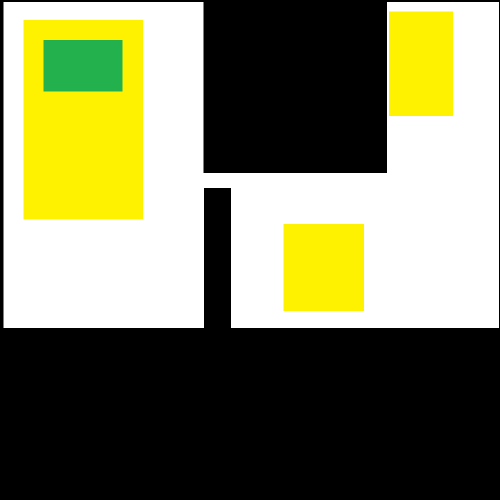
#> input picture Penvs/Env1.png, 1000 x 1000 px, found by its file name (shown at 1/2 size)
$ python main_test.py
#> lines starting #> are read from the running program, lines starting #| are printed output that depends on the picture; after the words box and inside, x2 and y2 are one past the last pixel; in counts of white or black regions, pixels touching at a corner belong together
import config
import time
import numpy as np
import matplotlib.pyplot as plt
import matplotlib.animation as animation
from matplotlib.patches import Circle
from scipy.spatial import KDTree

# ---------------- Environment Class ----------------
class Environment:
    def __init__(self, map_filename, grass_generation_rate, leaves_generation_rate):
        # Read the map PNG. Assume image is normalized (0-1).
        self.map_data = plt.imread(map_filename)
        # Create masks based on color.
        # Obstacles: black pixels (all channels < 0.1)
        self.obstacle_mask = np.all(self.map_data < 0.1, axis=2)
        # Grass regions: yellow (red and green high, blue low)
        self.grass_mask = np.logical_and(
            np.logical_and(self.map_data[:, :, 0] > 0.9, self.map_data[:, :, 1] > 0.9),
            self.map_data[:, :, 2] < 0.1
        )
        # Tree regions: green (green high, red and blue low)
        self.tree_mask = np.logical_and(
            np.logical_and(self.map_data[:, :, 0] < 0.1, self.map_data[:, :, 1] > 0.9),
            self.map_data[:, :, 2] < 0.1
        )
        # Define a water source manually (x, y, radius). Here, center water.
        height, width, _ = self.map_data.shape
        self.water_source = (width // 2, height // 2, 50)
        self.grass_generation_rate = grass_generation_rate
        self.leaves_generation_rate = leaves_generation_rate
        # Pre-calculate indices (row, col) for grass and tree regions.
        self.grass_indices = np.argwhere(self.grass_mask)
        self.tree_indices = np.argwhere(self.tree_mask)
        # Dynamic vegetation: store points as [x, y]
        self.grass_points = []
        self.leaf_points = []

    def update(self):
        # Generate new grass points.
        num_new_grass = int(self.grass_generation_rate)
        if len(self.grass_indices) > 0 and num_new_grass > 0:
            choices = self.grass_indices[np.random.choice(len(self.grass_indices), num_new_grass, replace=True)]
            for pt in choices:
                # Convert (row, col) to (x, y)
                self.grass_points.append([pt[1], pt[0]])
        # Generate new leaf points.
        num_new_leaves = int(self.leaves_generation_rate)
        if len(self.tree_indices) > 0 and num_new_leaves > 0:
            choices = self.tree_indices[np.random.choice(len(self.tree_indices), num_new_leaves, replace=True)]
            for pt in choices:
                self.leaf_points.append([pt[1], pt[0]])

    def get_extent(self):
        # Returns [xmin, xmax, ymin, ymax] for imshow.
        height, width, _ = self.map_data.shape
        return [0, width, 0, height]

# ---------------- Brain and Agent Classes ----------------
class Brain:
    def __init__(self, input_size: int, output_size: int):
        self.input_size = input_size
        self.output_size = output_size
        # Placeholder: random linear weights.
        self.weights = np.random.randn(input_size, output_size)

    def forward(self, inputs: np.ndarray) -> np.ndarray:
        return np.dot(inputs, self.weights)

def prepare_eye_input(detection_result, vision_limit):
    """
    Converts a detection result (distance, signed_angle) or None
    into a 3-element vector: [detection_flag, distance, angle].
    """
    if detection_result is None:
        return np.array([0, vision_limit, 0])
    else:
        distance, angle = detection_result
        return np.array([1, distance, angle])

class StaticTraits:
    def __init__(self, position: np.ndarray, max_size: float, max_speed: float,
                 left_eye_params: tuple, right_eye_params: tuple,
                 vision_limit: float, brain: Brain):
        """
        left_eye_params and right_eye_params: (angle_offset, aperture)
        angle_offset is in radians (relative to creature's heading),
        and aperture is the total field-of-view for that eye.
        """
        self.position = position
        self.max_size = max_size
        self.max_speed = max_speed
        self.left_eye_params = left_eye_params
        self.right_eye_params = right_eye_params
        self.vision_limit = vision_limit
        self.brain = brain

    def get_heading(self):
        # Returns normalized heading from velocity if available; else default to (1, 0).
        if hasattr(self, 'speed') and np.linalg.norm(self.speed) > 0:
            return self.speed / np.linalg.norm(self.speed)
        else:
            return np.array([1.0, 0.0])

    def think(self, input_vector: np.ndarray) -> np.ndarray:
        return self.brain.forward(input_vector)

class Creature(StaticTraits):
    def __init__(self, position: np.ndarray, max_size: float, max_speed: float,
                 left_eye_params: tuple, right_eye_params: tuple,
                 vision_limit: float, brain: Brain, speed: np.ndarray,
                 hunger: float, thirst: float, color: np.ndarray):
        super().__init__(position, max_size, max_speed,
                         left_eye_params, right_eye_params, vision_limit, brain)
        self.speed = speed      # 2D velocity vector.
        self.hunger = hunger
        self.thirst = thirst
        self.color = color      # 3-element RGB vector.

# ---------------- Simulation Class ----------------
class Simulation:
    def __init__(self, creatures, environment):
        self.creatures = creatures
        self.env = environment
        self.kd_tree = self.build_kdtree()

    def build_kdtree(self) -> KDTree:
        positions = [creature.position for creature in self.creatures]
        return KDTree(positions)

    def update_kdtree(self):
        self.kd_tree = self.build_kdtree()

    def efficient_detect_target(self, creature: StaticTraits, eye_params: tuple, noise_std: float = 0.0):
        """
        Uses the specified eye (given by eye_params: (angle_offset, aperture))
        to detect a target. The eye's viewing direction is computed by rotating
        the creature's heading by the eye's angle_offset. A signed angle is computed
        (using arctan2) so that targets to the left and right yield different signs.
        Returns (distance, signed_angle) if a valid target is found, else None.
        """
        eye_position = creature.position  # Eye is at creature's position.
        heading = creature.get_heading()
        angle_offset, aperture = eye_params
        # Rotate the heading by angle_offset:
        cos_offset = np.cos(angle_offset)
        sin_offset = np.sin(angle_offset)
        eye_direction = np.array([
            heading[0]*cos_offset - heading[1]*sin_offset,
            heading[0]*sin_offset + heading[1]*cos_offset
        ])
        candidate_indices = self.kd_tree.query_ball_point(eye_position, creature.vision_limit)
        best_distance = float('inf')
        detected_info = None
        for idx in candidate_indices:
            target = self.creatures[idx]
            if target is creature:
                continue
            target_vector = target.position - eye_position
            distance = np.linalg.norm(target_vector)
            if distance == 0 or distance > creature.vision_limit:
                continue
            target_direction = target_vector / distance
            dot = np.dot(eye_direction, target_direction)
            # Compute signed angle using arctan2.
            det = eye_direction[0]*target_direction[1] - eye_direction[1]*target_direction[0]
            angle = np.arctan2(det, dot)
            # Accept only targets within half the aperture.
            if abs(angle) > (aperture / 2):
                continue
            if noise_std > 0:
                distance += np.random.normal(0, noise_std)
                angle += np.random.normal(0, noise_std)
            if distance < best_distance:
                best_distance = distance
                detected_info = (distance, angle)
        return detected_info

    def step(self, dt: float, noise_std: float = 0.0):
        # For each creature, perceive using both eyes, decide, and update velocity.
        for creature in self.creatures:
            left_detection = self.efficient_detect_target(creature, creature.left_eye_params, noise_std)
            right_detection = self.efficient_detect_target(creature, creature.right_eye_params, noise_std)
            left_eye_input = prepare_eye_input(left_detection, creature.vision_limit)
            right_eye_input = prepare_eye_input(right_detection, creature.vision_limit)
            brain_input = np.concatenate([
                np.array([creature.hunger, creature.thirst]),
                creature.speed,
                left_eye_input,
                right_eye_input
            ])
            decision = creature.think(brain_input)
            delta_angle, delta_speed = decision

            # Update velocity: rotate current heading by delta_angle and adjust speed.
            current_speed = creature.speed
            current_speed_mag = np.linalg.norm(current_speed)
            if current_speed_mag == 0:
                current_direction = np.array([1.0, 0.0])
            else:
                current_direction = current_speed / current_speed_mag

            cos_angle = np.cos(delta_angle)
            sin_angle = np.sin(delta_angle)
            new_direction = np.array([
                current_direction[0]*cos_angle - current_direction[1]*sin_angle,
                current_direction[0]*sin_angle + current_direction[1]*cos_angle
            ])
            new_speed_mag = np.clip(current_speed_mag + delta_speed, 0, creature.max_speed)
            creature.speed = new_direction * new_speed_mag

        # Move all creatures.
        for creature in self.creatures:
            creature.position += creature.speed * dt

        self.update_kdtree()
        # Update vegetation in the environment.
        self.env.update()

    def run_and_visualize(self, dt: float, noise_std: float,
                          frames: int, save_filename: str = "simulation.mp4"):
        """
        Runs the simulation for a number of frames and creates an animation.
        Draws:
          - The environment map (semi-transparent).
          - The water source as a blue circle.
          - Vegetation: grass (light green dots with thin black outlines)
            and leaves (dark green dots with thin black outlines).
          - Creatures as colored dots with heading arrows.
        Prints progress every 10 frames.
        """
        fig, ax = plt.subplots(figsize=(8, 8))
        extent = self.env.get_extent()
        ax.set_xlim(extent[0], extent[1])
        ax.set_ylim(extent[2], extent[3])
        ax.set_title("Evolution Simulation")

        # Display environment map.
        ax.imshow(self.env.map_data, extent=extent, alpha=0.3)

        # Draw water source.
        water_x, water_y, water_r = self.env.water_source
        water_circle = Circle((water_x, water_y), water_r, color='blue', alpha=0.3)
        ax.add_patch(water_circle)

        # Initial creature positions.
        positions = np.array([creature.position for creature in self.creatures])
        colors = [creature.color for creature in self.creatures]
        scat = ax.scatter(positions[:, 0], positions[:, 1], c=colors, s=20)
        # Quiver for creature heading.
        U, V = [], []
        for creature in self.creatures:
            if np.linalg.norm(creature.speed) > 0:
                U.append(creature.speed[0])
                V.append(creature.speed[1])
            else:
                U.append(0)
                V.append(0)
        quiv = ax.quiver(positions[:, 0], positions[:, 1], U, V,
                         color='black', scale=20, width=0.005)

        # Scatter plots for vegetation.
        grass_scat = ax.scatter([], [], c='lightgreen', edgecolors='black', s=20)
        leaves_scat = ax.scatter([], [], c='darkgreen', edgecolors='black', s=20)

        def update(frame):
            self.step(dt, noise_std)
            # Update creature positions.
            positions = np.array([creature.position for creature in self.creatures])
            scat.set_offsets(positions)
            U, V = [], []
            for creature in self.creatures:
                if np.linalg.norm(creature.speed) > 0:
                    U.append(creature.speed[0])
                    V.append(creature.speed[1])
                else:
                    U.append(0)
                    V.append(0)
            quiv.set_offsets(positions)
            quiv.set_UVC(U, V)
            # Update vegetation scatter data.
            if len(self.env.grass_points) > 0:
                grass_scat.set_offsets(np.array(self.env.grass_points))
            if len(self.env.leaf_points) > 0:
                leaves_scat.set_offsets(np.array(self.env.leaf_points))
            if frame % 10 == 0:
                print(f"Frame {frame} / {frames}")
            return scat, quiv, grass_scat, leaves_scat

        ani = animation.FuncAnimation(fig, update, frames=frames, interval=50, blit=True)
        ani.save(save_filename, writer="ffmpeg", dpi=200)
        plt.close(fig)

# ---------------- Main Execution ----------------
if __name__ == "__main__":
    start_time = time.time()
    num_creatures = 200
    simulation_space = 1000
    creatures = []
    # Brain input: 10-dimensional; output: [delta_angle, delta_speed]
    input_size = 10
    output_size = 2
    # Define eye parameters: (angle_offset in radians, aperture in radians)
    left_eye_params = (np.radians(30), np.radians(60))    # Left eye: +30° offset, 60° aperture.
    right_eye_params = (np.radians(-30), np.radians(60))    # Right eye: -30° offset, 60° aperture.
    for _ in range(num_creatures):
        pos = np.random.rand(2) * simulation_space
        speed = (np.random.rand(2) - 0.5) * 5
        max_size = 10.0
        max_speed = 5.0
        vision_limit = 100.0
        brain = Brain(input_size, output_size)
        hunger = np.random.rand() * 10
        thirst = np.random.rand() * 10
        color = np.random.rand(3)  # Random RGB color.
        creature = Creature(pos, max_size, max_speed,
                            left_eye_params, right_eye_params,
                            vision_limit, brain, speed, hunger, thirst, color)
        creatures.append(creature)

    # Create environment from a PNG map.
    # (Ensure 'map.png' exists with black (walls), yellow (grass), green (trees))
    env = Environment("Penvs\\Env1.png", grass_generation_rate=5, leaves_generation_rate=3)
#> in __init__, self.map_data is the input picture: shape (1000, 1000, 4) float32; mean R, G, B, A 0.491, 0.493, 0.36, 1
#> in __init__, `self.obstacle_mask = np.all(self.map_data < 0.1, axis=2)`: self.obstacle_mask: shape (1000, 1000) bool; every value is 0
#> in __init__, `self.grass_mask = np.logical_and( np.logical_and(self.map_data[:, :, 0..`:
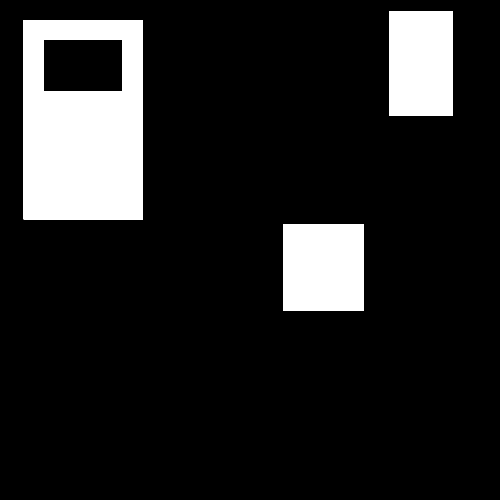
#> self.grass_mask: shape (1000, 1000) bool (shown at 1/2 size); 13.4% white; 3 white regions, box (x1, y1, x2, y2) and area: (47, 40, 286, 439) 79087, (567, 448, 728, 622) 28014, (778, 23, 906, 232) 26752
#> in __init__, `self.grass_indices = np.argwhere(self.grass_mask)`: self.grass_indices = 133853 pairs, first value 23 to 621, second value 47 to 905
#> in __init__, `self.tree_indices = np.argwhere(self.tree_mask)`: self.tree_indices = empty array
    sim = Simulation(creatures, env)

    noise_std = 0.5
    dt = 1.0
    frames = 200
    sim.run_and_visualize(dt, noise_std, frames, save_filename="outputs/simulation.mp4")
#> in update, `choices = self.grass_indices[np.random.choice(len(self.grass_indices),..`: choices = [[507, 601], [98, 249], [405, 60], [288, 137], [111, 892]]
#> the loop in update, `for pt in choices:` made 5 passes
#> after the loop in update, `for pt in choices:`: self.grass_points = [[601, 507], [249, 98], [60, 405], [137, 288], [892, 111]]
#> the loop in update (call 2), `for pt in choices:` made 5 passes
#> pt on passes 1 to 5: [339, 111], [165, 780], [31, 847], [55, 812], [377, 252]
#> (the run stopped early here; a loop or call above may not have finished)

$ run again, with Penvs/Env2.png copied over Penvs/Env1.png
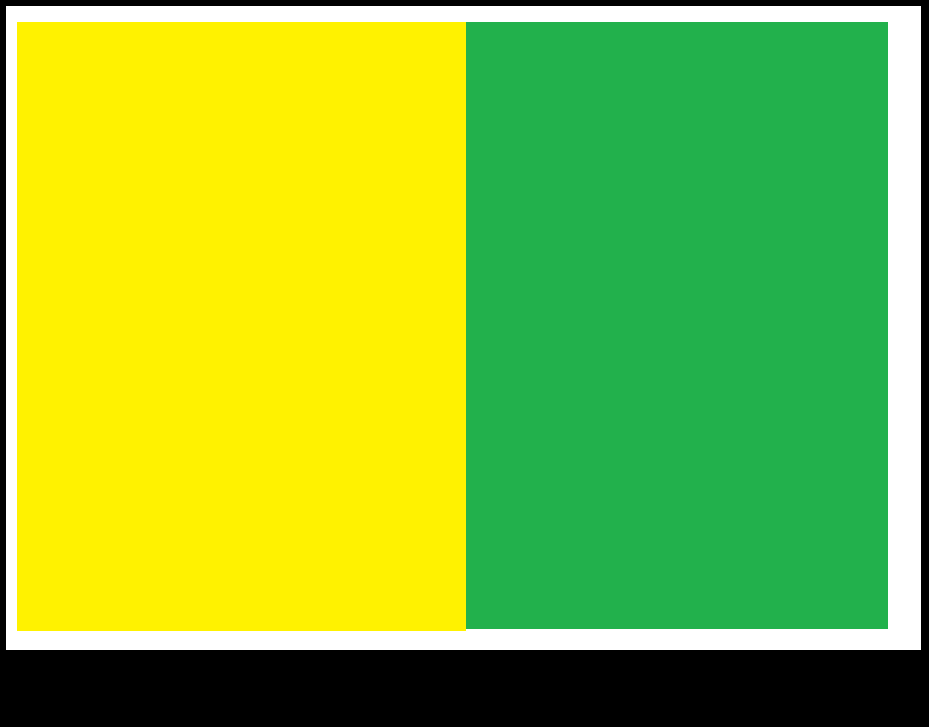
#> input picture Penvs/Env2.png, 929 x 727 px, found by its file name
#> in __init__, self.map_data is the input picture: shape (727, 929, 4) float32; mean R, G, B, A 0.544, 0.732, 0.201, 1
#> self.obstacle_mask: shape (727, 929) bool; every value is 0
#> in __init__, `self.grass_mask = np.logical_and( np.logical_and(self.map_data[:, :, 0..`:
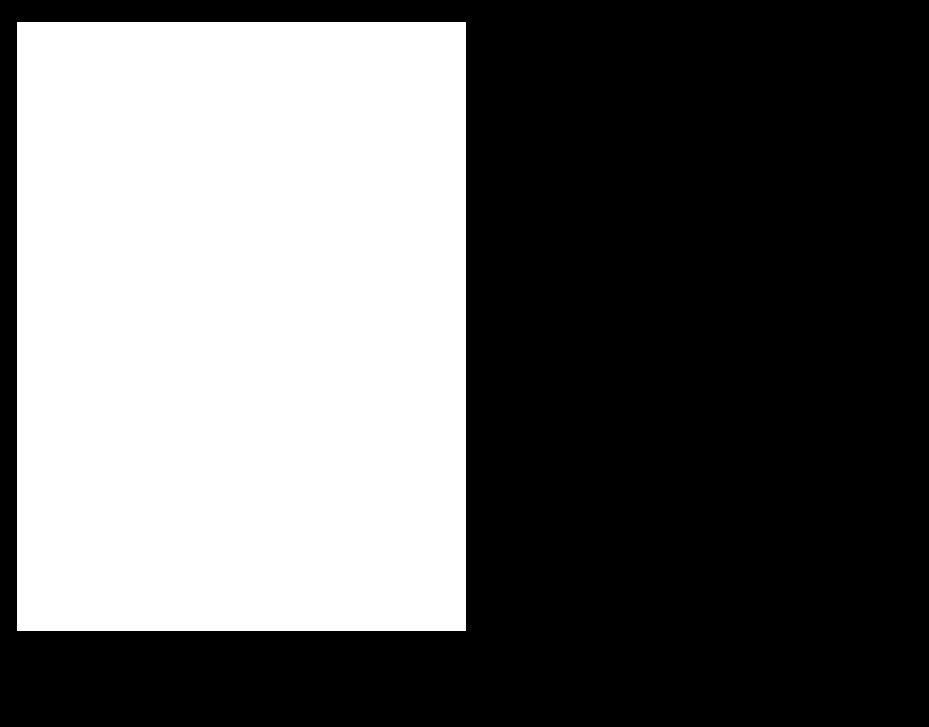
#> self.grass_mask: shape (727, 929) bool; 40.5% white; 1 white region, box (x1, y1, x2, y2) and area: (17, 22, 466, 631) 273441
#> self.grass_indices = 273441 pairs, first value 22 to 630, second value 17 to 465
#> self.tree_indices = empty array
#> choices = [[597, 282], [494, 432], [177, 262], [471, 318], [400, 52]]
#> the loop in update, `for pt in choices:` made 5 passes
#> after the loop in update, `for pt in choices:`: self.grass_points = [[282, 597], [432, 494], [262, 177], [318, 471], [52, 400]]
#> the loop in update (call 2), `for pt in choices:` made 5 passes
#> pt on passes 1 to 5: [85, 157], [305, 439], [55, 366], [506, 37], [166, 440]
